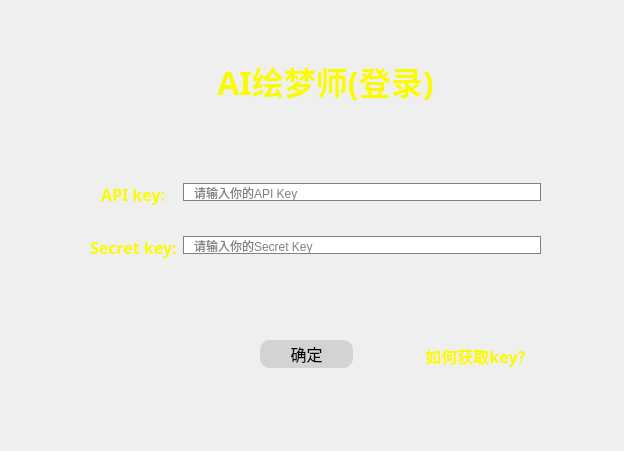
<?xml version="1.0" encoding="UTF-8"?>
<ui version="4.0">
 <class>Login</class>
 <widget class="QWidget" name="Login">
  <property name="geometry">
   <rect>
    <x>0</x>
    <y>0</y>
    <width>624</width>
    <height>451</height>
   </rect>
  </property>
  <property name="minimumSize">
   <size>
    <width>624</width>
    <height>451</height>
   </size>
  </property>
  <property name="maximumSize">
   <size>
    <width>624</width>
    <height>451</height>
   </size>
  </property>
  <property name="windowTitle">
   <string>AI绘梦师(登录)</string>
  </property>
  <property name="windowIcon">
   <iconset>
    <normaloff>../picture/title.ico</normaloff>../picture/title.ico</iconset>
  </property>
  <widget class="QWidget" name="formLayoutWidget">
   <property name="geometry">
    <rect>
     <x>90</x>
     <y>150</y>
     <width>451</width>
     <height>141</height>
    </rect>
   </property>
   <layout class="QFormLayout" name="InputKey">
    <property name="labelAlignment">
     <set>Qt::AlignCenter</set>
    </property>
    <property name="formAlignment">
     <set>Qt::AlignCenter</set>
    </property>
    <property name="verticalSpacing">
     <number>30</number>
    </property>
    <item row="0" column="0">
     <widget class="QLabel" name="AK">
      <property name="font">
       <font>
        <family>宋体</family>
        <pointsize>12</pointsize>
        <weight>75</weight>
        <bold>true</bold>
       </font>
      </property>
      <property name="layoutDirection">
       <enum>Qt::LeftToRight</enum>
      </property>
      <property name="styleSheet">
       <string notr="true">color: rgb(250, 250, 0);</string>
      </property>
      <property name="text">
       <string>API key:</string>
      </property>
     </widget>
    </item>
    <item row="1" column="0">
     <widget class="QLabel" name="SK">
      <property name="font">
       <font>
        <family>宋体</family>
        <pointsize>12</pointsize>
        <weight>75</weight>
        <bold>true</bold>
       </font>
      </property>
      <property name="layoutDirection">
       <enum>Qt::LeftToRight</enum>
      </property>
      <property name="styleSheet">
       <string notr="true">color: rgb(250, 250, 0);</string>
      </property>
      <property name="text">
       <string>Secret key:</string>
      </property>
      <property name="alignment">
       <set>Qt::AlignLeading|Qt::AlignLeft|Qt::AlignVCenter</set>
      </property>
     </widget>
    </item>
    <item row="0" column="1">
     <widget class="QLineEdit" name="AKey">
      <property name="minimumSize">
       <size>
        <width>0</width>
        <height>0</height>
       </size>
      </property>
      <property name="sizeIncrement">
       <size>
        <width>0</width>
        <height>0</height>
       </size>
      </property>
      <property name="baseSize">
       <size>
        <width>0</width>
        <height>0</height>
       </size>
      </property>
      <property name="font">
       <font>
        <family>Arial</family>
        <pointsize>9</pointsize>
       </font>
      </property>
      <property name="styleSheet">
       <string notr="true">border: 1px solid gray;/*设置边框的粗细，以及颜色*/
border-radius: 10px;/*设置圆角的大小*/
padding: 0 8px;/*如果没有内容光标在开始往后移动0.8像素点*/
selection-background-color: darkgray;</string>
      </property>
      <property name="placeholderText">
       <string>请输入你的API Key</string>
      </property>
     </widget>
    </item>
    <item row="1" column="1">
     <widget class="QLineEdit" name="SKey">
      <property name="font">
       <font>
        <family>Arial</family>
        <pointsize>9</pointsize>
        <weight>50</weight>
        <bold>false</bold>
       </font>
      </property>
      <property name="styleSheet">
       <string notr="true">border: 1px solid gray;/*设置边框的粗细，以及颜色*/
border-radius: 10px;/*设置圆角的大小*/
padding: 0 8px;/*如果没有内容光标在开始往后移动0.8像素点*/
selection-background-color: darkgray;</string>
      </property>
      <property name="text">
       <string/>
      </property>
      <property name="placeholderText">
       <string>请输入你的Secret Key</string>
      </property>
     </widget>
    </item>
   </layout>
  </widget>
  <widget class="QPushButton" name="submit">
   <property name="geometry">
    <rect>
     <x>260</x>
     <y>340</y>
     <width>93</width>
     <height>28</height>
    </rect>
   </property>
   <property name="font">
    <font>
     <family>宋体</family>
     <pointsize>12</pointsize>
    </font>
   </property>
   <property name="cursor">
    <cursorShape>PointingHandCursor</cursorShape>
   </property>
   <property name="styleSheet">
    <string notr="true">/*按钮普通态*/
QPushButton
{
    /*字体颜色为白色*/    
    color:balck;
    /*背景颜色*/  
    background-color:rgb(211, 211, 211);
    /*边框圆角半径为8像素*/ 
    border-radius:10px;
	border-style: outset;
}

/*按钮停留态*/
QPushButton:hover
{
    /*背景颜色*/  
    background-color:qlineargradient(spread:pad, x1:0, y1:0, x2:0.984886, y2:0.995, stop:0 rgba(249, 255, 116, 138), stop:1 rgba(255, 255, 255, 255));
}

/*按钮按下态*/
QPushButton:pressed
{
    /*背景颜色*/  
    background-color:rgb(255, 255, 255);
    /*左内边距为3像素，让按下时字向右移动3像素*/  
    padding-left:3px;
    /*上内边距为3像素，让按下时字向下移动3像素*/  
    padding-top:3px;
}</string>
   </property>
   <property name="text">
    <string>确定</string>
   </property>
  </widget>
  <widget class="QPushButton" name="getAPI">
   <property name="geometry">
    <rect>
     <x>400</x>
     <y>340</y>
     <width>151</width>
     <height>31</height>
    </rect>
   </property>
   <property name="font">
    <font>
     <family>宋体</family>
     <pointsize>12</pointsize>
     <weight>75</weight>
     <bold>true</bold>
    </font>
   </property>
   <property name="cursor">
    <cursorShape>PointingHandCursor</cursorShape>
   </property>
   <property name="styleSheet">
    <string notr="true">background-color: rgba(255, 255, 255, 0);
color: rgb(250, 250, 0);
border-radius: 10px;  
border: rgba(255, 255, 255, 0);
border-style: outset;</string>
   </property>
   <property name="text">
    <string>如何获取key?</string>
   </property>
  </widget>
  <widget class="QLabel" name="title">
   <property name="geometry">
    <rect>
     <x>150</x>
     <y>50</y>
     <width>351</width>
     <height>61</height>
    </rect>
   </property>
   <property name="font">
    <font>
     <family>宋体</family>
     <pointsize>24</pointsize>
     <weight>75</weight>
     <bold>true</bold>
    </font>
   </property>
   <property name="styleSheet">
    <string notr="true">color: rgb(250, 250, 0);</string>
   </property>
   <property name="text">
    <string>AI绘梦师(登录)</string>
   </property>
   <property name="alignment">
    <set>Qt::AlignCenter</set>
   </property>
  </widget>
  <widget class="QLabel" name="background">
   <property name="geometry">
    <rect>
     <x>0</x>
     <y>-1</y>
     <width>631</width>
     <height>461</height>
    </rect>
   </property>
   <property name="styleSheet">
    <string notr="true">border-image: url(&quot;./picture/login.png&quot;);</string>
   </property>
   <property name="text">
    <string/>
   </property>
  </widget>
  <zorder>background</zorder>
  <zorder>formLayoutWidget</zorder>
  <zorder>submit</zorder>
  <zorder>getAPI</zorder>
  <zorder>title</zorder>
 </widget>
 <resources/>
 <connections/>
</ui>
